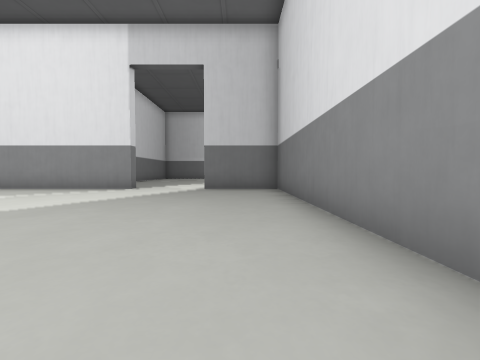
[1] (above)

18 first-person views from a walk through a 3-D level made in the Unity game engine. The camera is 1.2 m above the floor, tilts 2° down and sees 90° across. The floor is counted in squares, 2 m on a side. Each view is taken from the middle of a square. On the plan, view 1 faces up. The plan holds only what a view shows up to about 9 squares ahead; the rest is blank. The place goes on beyond the plan. The player character is not drawn. Some animated figures are left out.

[2]
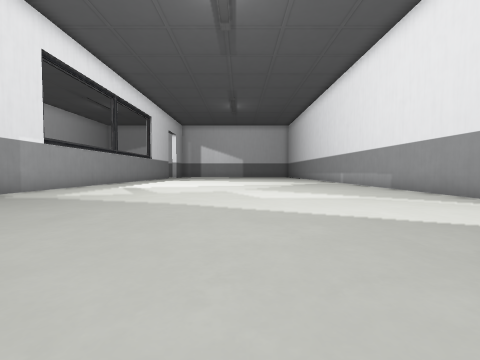

[3]
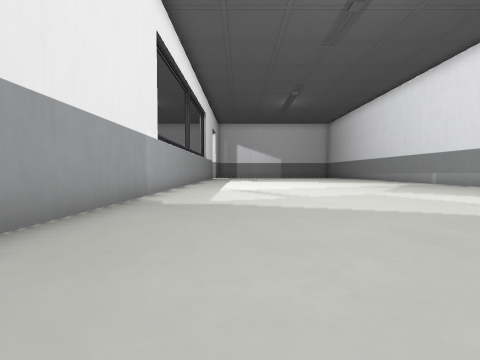

[4]
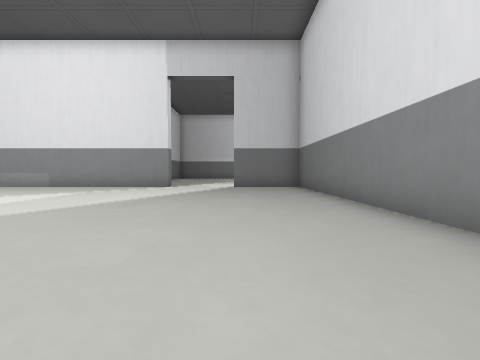

[5]
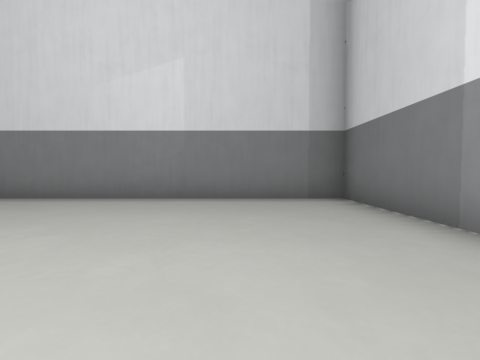

[6]
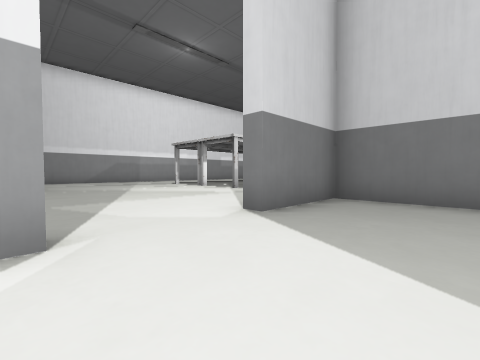

[7]
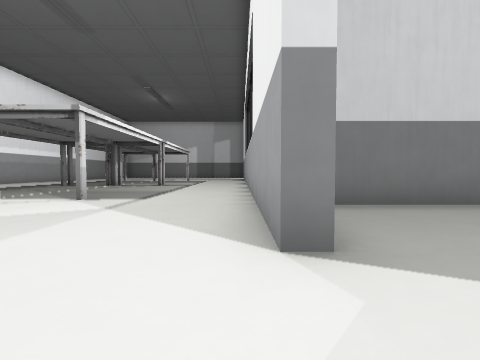

[8]
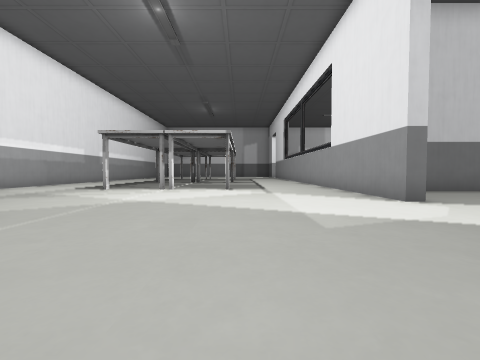

[9]
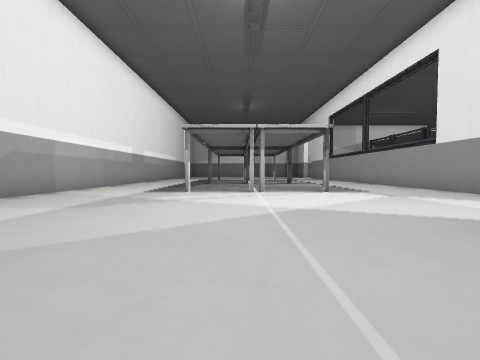

[10]
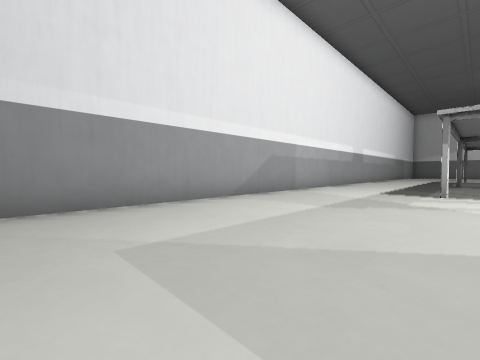

[11]
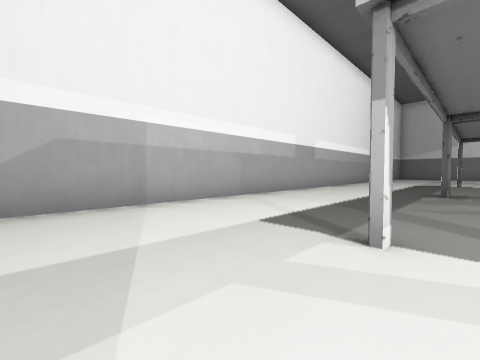

[12]
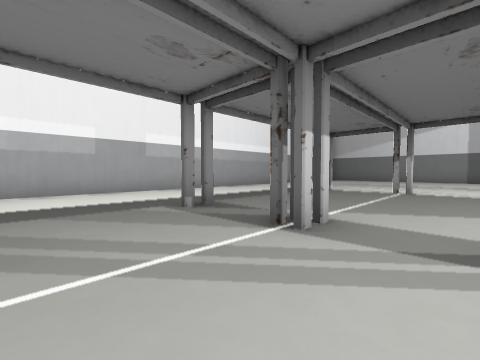

[13]
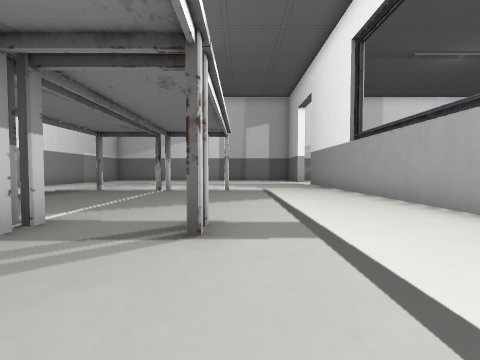

[14]
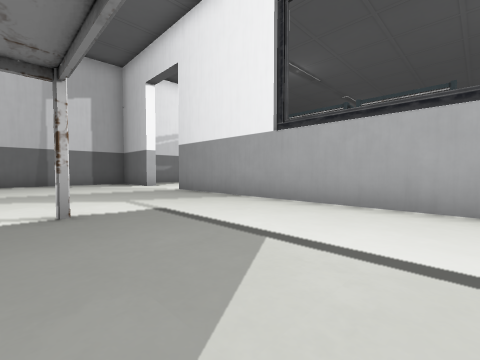

[15]
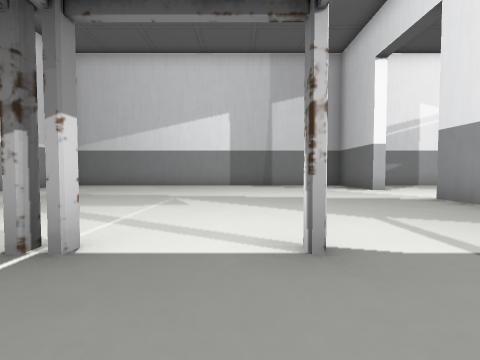

[16]
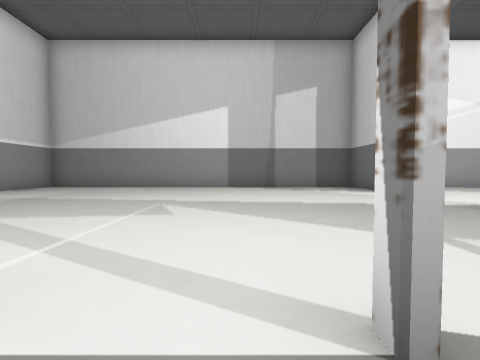

[17]
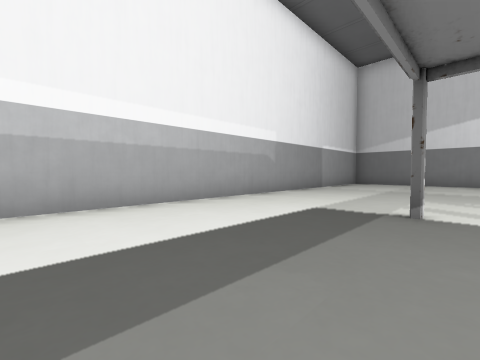

[18]
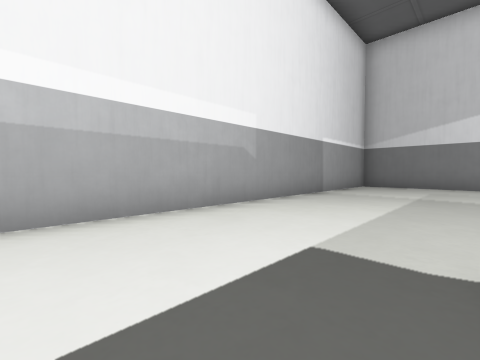

### Floor plan
Key: @ floor where view 1 was taken; # wall or solid block; . floor.
Columns run from 10 left of view 1 to 22 right of it. Each row starts with its distance up from view 1.
 21      ###########################
 20      ...........................
 19      ...........................#
 18      ...........................#
 17      .......#..........#........#
 16      ...........................#
 15      ............##.............
 14       ...........##.............
 13      ...........................#
 12     ........#..........#........
 11      ...........................
 10       ..........................
  9  ######..##################..###
  8  ..........#               ...
  7 ...........#                ...
  6 ...........#                 ..
  5 ...........#
  4 ...........#
  3 ...........#
  2 ...........#
  1 ...........#
  0 ..........@#
 -1 ...........#
 -2 ...........#
 -3 ############

Where each view was taken, in squares from view 1:
view 1: 0 up, 0 right, facing up
view 2: 3 up, 0 right, facing left
view 3: 1 down, 1 left, facing left
view 4: 1 down, 1 left, facing up
view 5: 1 down, 4 left, facing right
view 6: 6 up, 4 left, facing up-right
view 7: 9 up, 3 left, facing right
view 8: 12 up, 6 left, facing right
view 9: 15 up, 5 left, facing right
view 10: 16 up, 5 left, facing up-right
view 11: 16 up, 0 right, facing up-right
view 12: 13 up, 5 right, facing up-right
view 13: 12 up, 5 right, facing right
view 14: 13 up, 9 right, facing down-right
view 15: 13 up, 11 right, facing right
view 16: 13 up, 12 right, facing right
view 17: 16 up, 9 right, facing up-right
view 18: 17 up, 11 right, facing up-right
